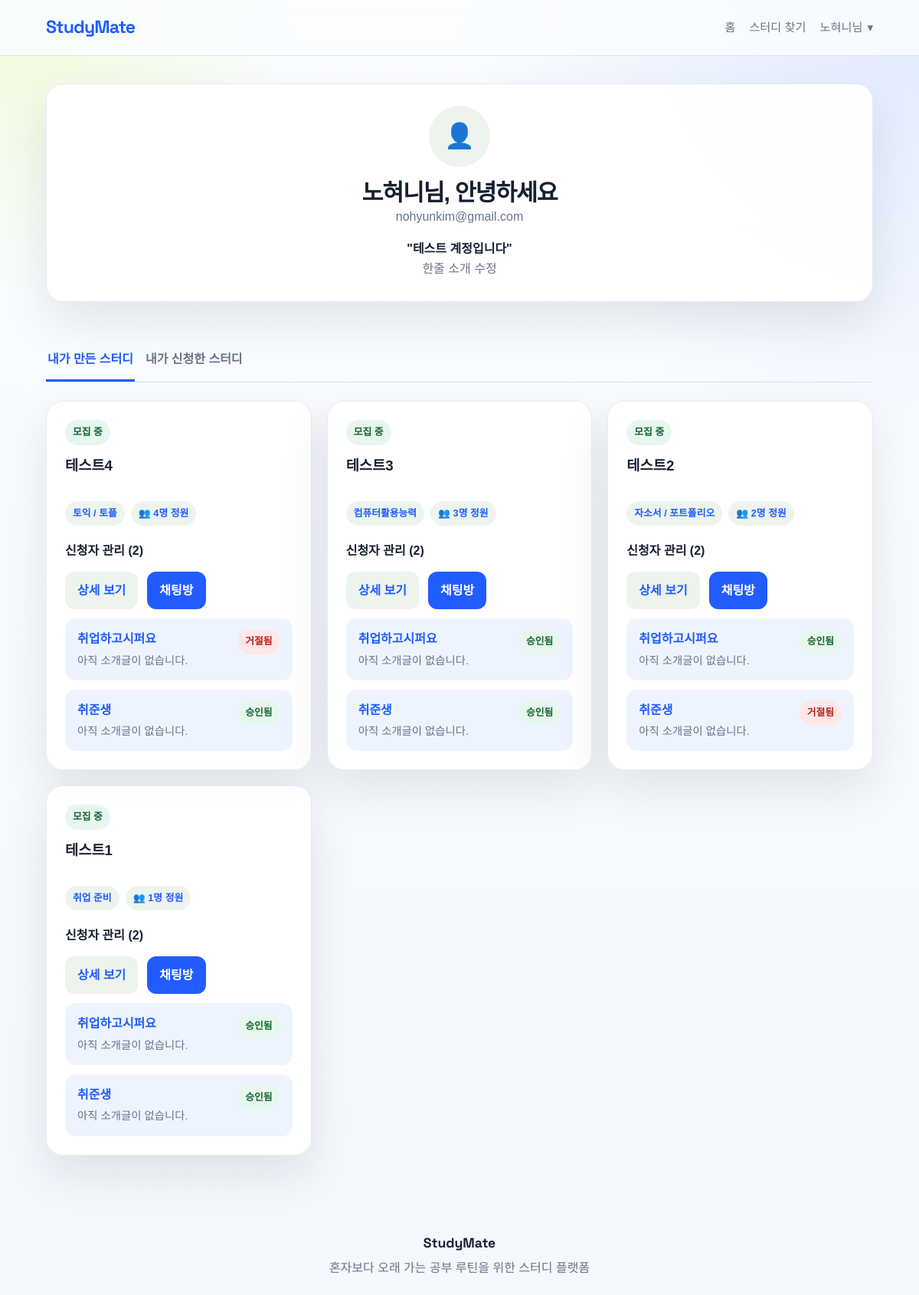
Before: /mypage (signed in) with the older database file.
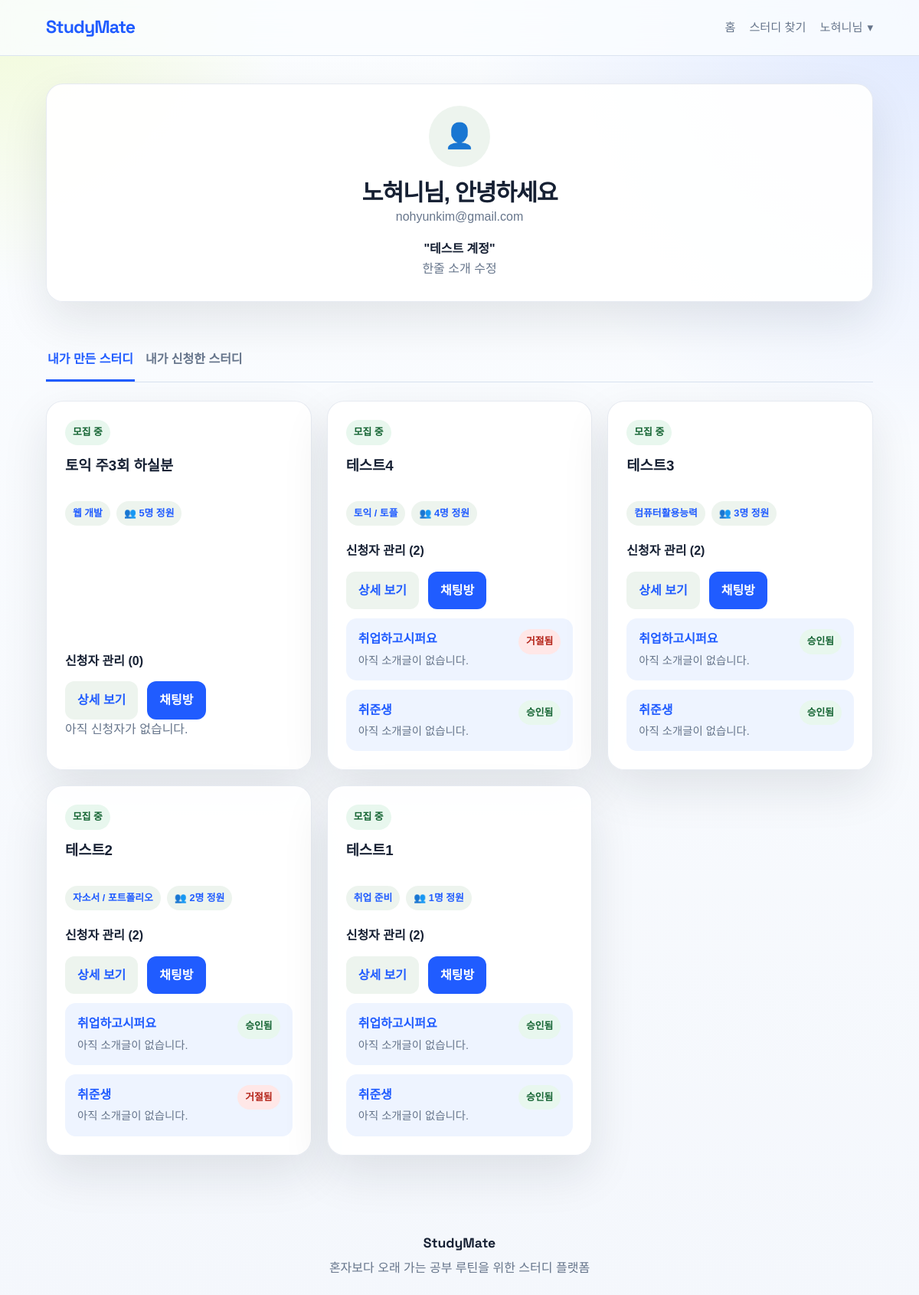
After: the same page with the newer database file.
### models.py (models this page shows, shortened)
class User(db.Model):
    __tablename__ = "user"
    id = db.Column(db.Integer, primary_key=True)
    userid = db.Column(db.String(50), unique=True, nullable=False)
    password = db.Column(db.String(200), nullable=False)
    nickname = db.Column(db.String(50), unique=True, nullable=False)
    email = db.Column(db.String(100), unique=True, nullable=False)
    bio = db.Column(db.String(100), nullable=True)
    studies = db.relationship("Study", back_populates="author", lazy=True)
    comments = db.relationship("Comment", back_populates="author", lazy=True)
    enrollments = db.relationship("Enrollment", back_populates="user", lazy=True)
    chat_messages = db.relationship("ChatMessage", back_populates="user", lazy=True)

class Study(db.Model):
    __tablename__ = "study"
    id = db.Column(db.Integer, primary_key=True)
    title = db.Column(db.String(200), nullable=False)
    category = db.Column(db.String(50), nullable=False)
    member_count = db.Column(db.Integer, nullable=False)
    content = db.Column(db.Text, nullable=False)
    date = db.Column(db.DateTime, default=get_kst_now, nullable=False)
    writer = db.Column(db.String(50), nullable=False)
    author_id = db.Column(db.Integer, db.ForeignKey("user.id"), nullable=True)
    chat_link = db.Column(db.String(300), nullable=True)
    is_closed = db.Column(db.Boolean, default=False, nullable=False)
    author = db.relationship("User", back_populates="studies")
    comments = db.relationship(
        "Comment",
        back_populates="study",
        cascade="all, delete-orphan",
        lazy=True,
        order_by="Comment.date.asc()",
    )
    enrollments = db.relationship(
        "Enrollment",
        back_populates="study",
        cascade="all, delete-orphan",
        lazy=True,
        order_by="Enrollment.date.desc()",
    )
    chat_messages = db.relationship(
        "ChatMessage",
        back_populates="study",
        cascade="all, delete-orphan",
        lazy=True,
        order_by="ChatMessage.date.asc()",
    )

class Enrollment(db.Model):
    __tablename__ = "enrollment"
    __table_args__ = (
        UniqueConstraint("user_id", "study_id", name="uq_enrollment_user_study"),
    )
    id = db.Column(db.Integer, primary_key=True)
    user_id = db.Column(db.Integer, db.ForeignKey("user.id"), nullable=False)
    study_id = db.Column(db.Integer, db.ForeignKey("study.id"), nullable=False)
    status = db.Column(db.Integer, default=0, nullable=False)
    date = db.Column(db.DateTime, default=get_kst_now, nullable=False)
    user = db.relationship("User", back_populates="enrollments")
    study = db.relationship("Study", back_populates="enrollments")

### app.py (the view)
@app.route("/mypage")
def mypage():
    user = get_current_user()
    if not user:
        flash("로그인이 필요합니다.", "error")
        return redirect(url_for("login"))
    my_studies = get_author_studies_query(user).order_by(Study.date.desc()).all()
    my_enrollments = Enrollment.query.filter_by(user_id=user.id).order_by(Enrollment.date.desc()).all()
    return render_template("mypage.html", user=user, my_studies=my_studies, my_enrollments=my_enrollments)

### app.py (called while the page is built)
def get_current_user():
    if hasattr(g, "current_user"):
        return g.current_user
    session_userid = session.get("user_id")
    user = User.query.filter_by(userid=session_userid).first() if session_userid else None
    if session_userid and user is None:
        session.clear()
    g.current_user = user
    return user

def get_csrf_token():
    token = session.get("_csrf_token")
    if not token:
        token = secrets.token_hex(32)
        session["_csrf_token"] = token
    return token

def get_author_studies_query(user):
    return Study.query.filter(
        or_(
            Study.author_id == user.id,
            and_(Study.author_id.is_(None), Study.writer == user.nickname),
        )
    )

@app.before_request
def load_user_and_protect_forms():
    get_current_user()
    if request.method == "POST":
        session_token = session.get("_csrf_token")
        submitted_token = request.form.get("_csrf_token") or request.headers.get("X-CSRFToken")
        if not session_token or session_token != submitted_token:
            abort(400, description="잘못된 요청입니다.")

### templates/mypage.html (shortened to what this page needs)
{% extends "base.html" %}
{% block content %}
<section class="profile-section">
    <div class="profile-icon">👤</div>
    <h2>{{ user.nickname }}님, 안녕하세요</h2>
    <p class="text-muted">{{ user.email }}</p>
    <div id="bio-display">
        <div class="bio-text">
            {% if user.bio %}
                "{{ user.bio }}"
            {% else %}
                <span class="text-muted">아직 한줄 소개가 없습니다.</span>
            {% endif %}
        </div>
        <button type="button" class="small-text-btn" onclick="toggleBioEdit()">한줄 소개 수정</button>
    </div>
</section>
<div class="tab-menu">
    <button type="button" class="tab-btn active" onclick="openTab(event, 'host')">내가 만든 스터디</button>
    <button type="button" class="tab-btn" onclick="openTab(event, 'guest')">내가 신청한 스터디</button>
</div>
<div id="host" class="tab-content active">
    <div class="study-list">
        {% for study in my_studies %}
            <article class="card">
                <div class="card-top">
                    <span class="card-status {% if study.is_closed %}closed{% endif %}">
                        {% if study.is_closed %}모집 마감{% else %}모집 중{% endif %}
                    </span>
                    <h3><a href="{{ url_for('study_detail', study_id=study.id) }}">{{ study.title }}</a></h3>
                    <div class="tag-row">
                        <span class="tag">{{ study.category }}</span>
                        <span class="tag">👥 {{ study.member_count }}명 정원</span>
                    </div>
                </div>
                <div>
                    <h4 class="subheading">신청자 관리 ({{ study.enrollments|length }})</h4>
                    <div class="inline-actions">
                        <a href="{{ url_for('study_detail', study_id=study.id) }}" class="secondary-link compact-link">상세 보기</a>
                        <a href="{{ url_for('study_chat', study_id=study.id) }}" class="primary-link compact-link">채팅방</a>
                    </div>
                    {% if not study.enrollments %}
                        <p class="text-muted">아직 신청자가 없습니다.</p>
                    {% else %}
                        {% for enroll in study.enrollments %}
                            <div class="applicant-item">
                                <div class="applicant-info">
                                    <a href="{{ url_for('profile', nickname=enroll.user.nickname) }}">{{ enroll.user.nickname }}</a>
                                    <div class="applicant-bio">{{ enroll.user.bio or "아직 소개글이 없습니다." }}</div>
                                </div>
                                <div class="applicant-actions">
                                    {% if enroll.status == 0 %}
                                        <form action="{{ url_for('enrollment_action', enrollment_id=enroll.id, action='accept') }}" method="POST" class="inline-form">
                                            <input type="hidden" name="_csrf_token" value="{{ csrf_token }}">
                                            <button type="submit" class="small-btn accept-btn">승인</button>
                                        </form>
                                        <form action="{{ url_for('enrollment_action', enrollment_id=enroll.id, action='reject') }}" method="POST" class="inline-form">
                                            <input type="hidden" name="_csrf_token" value="{{ csrf_token }}">
                                            <button type="submit" class="small-btn reject-btn">거절</button>
                                        </form>
                                    {% elif enroll.status == 1 %}
                                        <span class="status-badge status-1">승인됨</span>
                                    {% else %}
                                        <span class="status-badge status-2">거절됨</span>
                                    {% endif %}
                                </div>
                            </div>
                        {% endfor %}
                    {% endif %}
                </div>
            </article>
        {% endfor %}
    </div>
</div>
{% endblock %}

### templates/base.html (shortened to what this page needs)
<!DOCTYPE html>
<html lang="ko">
<head>
    <link rel="stylesheet" href="{{ url_for('static', filename='css/style.css') }}">
</head>
<body class="{% block body_class %}{% endblock %}">
    <header class="site-header">
        <div class="nav-container">
            <a href="{{ url_for('home') }}" class="logo">StudyMate</a>
            <nav class="nav-menu" aria-label="Primary">
                <a href="{{ url_for('home') }}" class="{% if request.endpoint == 'home' %}active{% endif %}">홈</a>
                <a href="{{ url_for('study') }}" class="{% if request.endpoint in ['study', 'study_detail', 'studywrite', 'study_edit'] %}active{% endif %}">스터디 찾기</a>
                {% if current_user %}
                    <div class="user-dropdown">
                        <button type="button" class="user-btn" data-dropdown-toggle>
                            {{ current_user.nickname }}님 <span class="arrow">▾</span>
                        </button>
                    </div>
                {% else %}
                    <div class="auth-link-group" aria-label="로그인 또는 회원가입">
                        <a href="{{ url_for('login') }}" class="{% if request.endpoint == 'login' %}active{% endif %}">로그인</a>
                        <span>/</span>
                        <a href="{{ url_for('signup') }}" class="{% if request.endpoint == 'signup' %}active{% endif %}">회원가입</a>
                    </div>
                {% endif %}
            </nav>
        </div>
    </header>
    <main>
        {% block content %}{% endblock %}
    </main>
    <footer class="site-footer">
        <div class="footer-inner">
            <p class="footer-brand">StudyMate</p>
            <p>혼자보다 오래 가는 공부 루틴을 위한 스터디 플랫폼</p>
        </div>
    </footer>
</body>
</html>

Changed rows visible on the page:
changed User "노혀니": bio "테스트 계정입니다" → "테스트 계정"
added Study: is_closed "모집 중", title "토익 주3회 하실분", category "웹 개발", member_count "5", enrollments|length "0", shows "아직 신청자가 없습니다."
